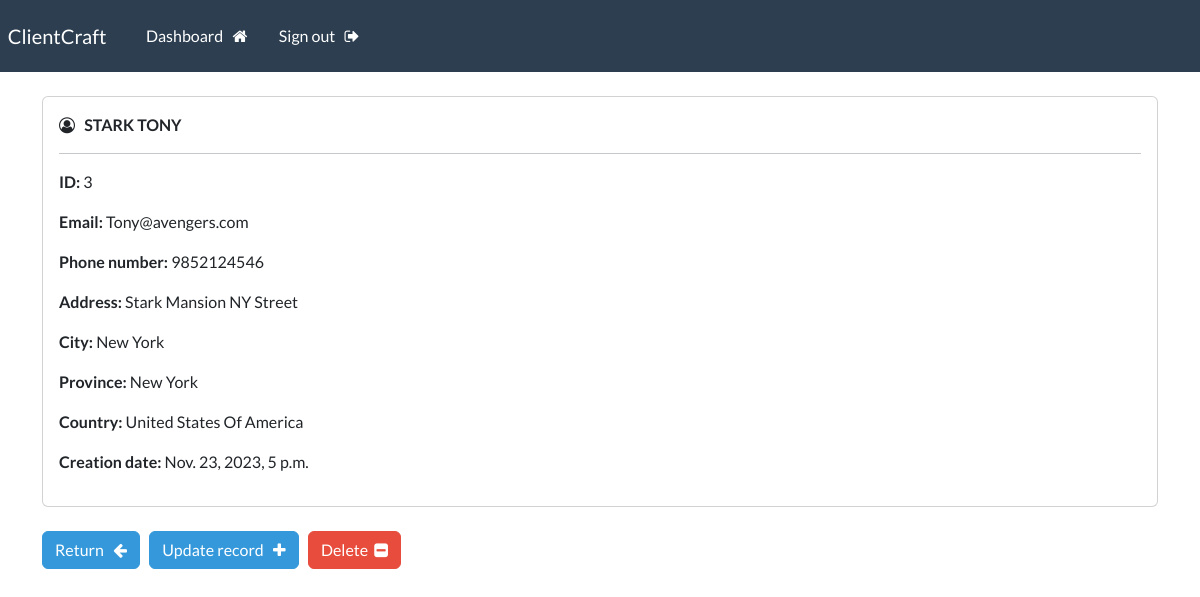
Page /record/3 (signed in) on the earlier database version.
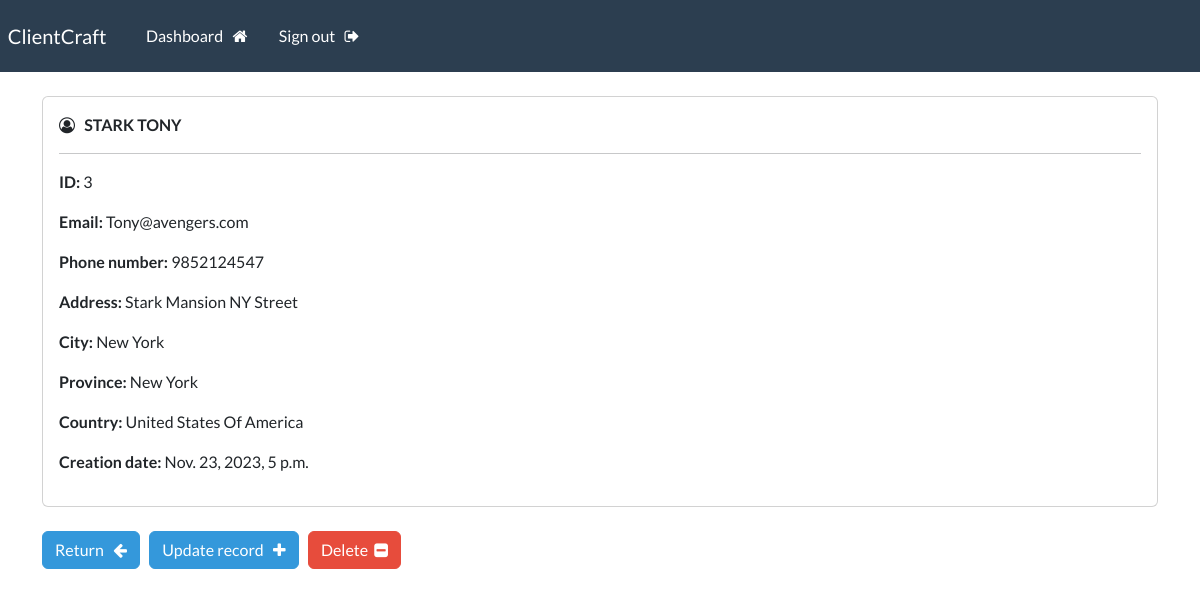
Same page on the later database version.
### web/models.py (models this page shows, shortened)
class Record(models.Model):
    creation_date = models.DateTimeField(auto_now_add=True)
    first_name = models.CharField(max_length=100)
    last_name = models.CharField(max_length=100)
    email = models.EmailField(max_length=255)
    phone_number = models.CharField(max_length=20)
    address = models.CharField(max_length=500)
    city = models.CharField(max_length=50)
    province = models.CharField(max_length=50)
    country = models.CharField(max_length=50)

### web/views.py (the view)
# urls.py: path('record/<int:pk>', views.singular_record, name="record"),
@csrf_protect
@login_required(login_url='my-login')
def singular_record(request, pk):
    all_records = Record.objects.get(id=pk)
    context = {'record':all_records}
    return render(request, 'view-record.html', context=context)

### web/templates/view-record.html (shortened to what this page needs)
{% extends 'base.html'%}
{% block content %}
<div class="card">
        <div class="card-body">
            <i class="fa fa-user-circle-o" aria-hidden="true"></i> &nbsp;
            <strong>
                {{record.last_name|upper}}
                {{record.first_name|upper}}
            </strong>
            <hr>
            <p> <strong> ID: </strong> {{record.id}} </p>
            <p> <strong> Email: </strong> {{record.email}} </p>
            <p> <strong> Phone number: </strong> {{record.phone_number}} </p>
            <p> <strong> Address: </strong> {{record.address}} </p>
            <p> <strong> City: </strong> {{record.city}} </p>
            <p> <strong> Province: </strong> {{record.province}} </p>
            <p> <strong> Country: </strong> {{record.country}} </p>
            <p> <strong> Creation date: </strong> {{record.creation_date}} </p>
        </div>
    </div>
    <br>
    <a href="{% url 'dashboard' %}" class="btn btn-info"> Return &nbsp; <i class="fa fa-arrow-left" aria-hidden="true"></i> </a>
    <a href="{% url 'update-record' record.id %}" class="btn btn-info"> Update record &nbsp; <i class="fa fa-plus" aria-hidden="true"></i> </a>
    <a href="{% url 'delete-record' record.id %}" class="btn btn-danger"> Delete &nbsp;<i class="fa fa-minus-square" aria-hidden="true"></i> </a>
{% endblock %}

Differences in the rows shown:
changed Record "STARK": phone_number "9852124546" → "9852124547"
